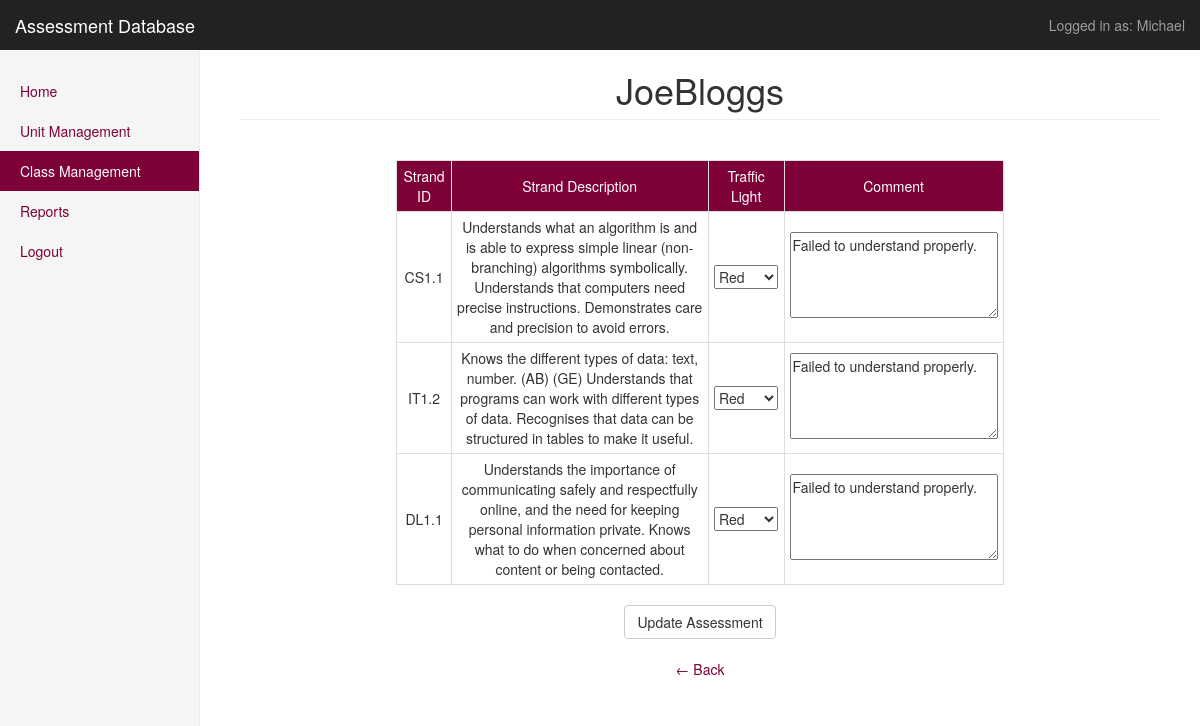
/public/classmanagement/mark/8R-IT4/Test/Joe Bloggs/ (signed in), run on the app's committed database.
### tables this page shows
CREATE TABLE IF NOT EXISTS `strand` (
  `strand_id` varchar(10) NOT NULL,
  `strand_description` text NOT NULL
);

CREATE TABLE IF NOT EXISTS `assessment` (
`assessment_id` int(11) NOT NULL,
  `student_name` varchar(128) NOT NULL,
  `unit_id` int(11) NOT NULL,
  `strand_id` varchar(10) NOT NULL,
  `trafficlight` varchar(16) DEFAULT NULL,
  `comment` text,
  `identifier` varchar(16) NOT NULL,
  `teacher_name` varchar(32) NOT NULL,
  `class_name` varchar(20) NOT NULL
);

### app/core/Controller.php (called while the page is built, shortened)
<?php
require 'Session.php';
class Controller {
    public function view($view, $data = [])
    {
        require_once '../app/views/' . $view . '.php';
    }
}

### app/core/App.php (called while the page is built, shortened)
<?php
class App
{
    protected $method = 'index';
    public function __construct()
    {
        $url = $this->parseUrl();
        if (file_exists('../app/controllers/' . $url[0] . '.php')) {
            unset($url[0]);
        }
        $this->controller = new $this->controller;
        if (isset($url[1])){
            if(method_exists($this->controller, $url[1])){
               $this->method = $url[1];
               unset($url[1]);
            }
        }
        $this->params = $url ? array_values($url) : [];
        call_user_func_array([$this->controller, $this->method], $this->params);
    }
    protected function parseUrl()
    {
        if(isset($_GET['url'])) {
            return $url = explode('/', filter_var(rtrim($_GET['url'], '/'), FILTER_SANITIZE_URL));
        }
    }
}

### public/index.php (called while the page is built, shortened)
<?php
$app = new App();

### app/core/Session.php (called while the page is built, shortened)
<?php
class Session {
    public static function get($key)
    {
        if (isset($_SESSION[$key])) {
            return $_SESSION[$key];
        }
        return null;
    }
}

### app/models/Assessment.php (called while the page is built, shortened)
<?php
class Assessment
{
    public function getStudentAssessmentDetails($studentName, $teacherName, $identifier)
    {
        $newStudentName = '';
        $length = strlen($studentName);
        $endCount = $length - 1;
        for ($count = 0; $count < $length; $count++)
        {
            $newStudentName .= $studentName[$count];
            if ($count < $endCount) {
                $newStudentName .= '%';
            }
        }
        $db = Database::getInstance();
        $statement = $db->prepare("SELECT * FROM `assessment` WHERE student_name LIKE :studentName AND teacher_name = :teacherName AND identifier = :identifier;");
        $statement->bindParam(':studentName', $newStudentName);
        $statement->bindParam(':teacherName', $teacherName);
        $statement->bindParam(':identifier', $identifier);
        $statement->execute();
        $result = $statement->fetchAll(PDO::FETCH_ASSOC);
        if (sizeof($result) > 0) {
            return $result;
        }
        return false;
    }
}

### app/models/Unit.php (called while the page is built, shortened)
<?php
class Unit
{
    public function getStrandByID($strandID)
    {
        $db = Database::getInstance();
        $statement = $db->prepare("SELECT * FROM strand WHERE strand_id = :strandID;");
        $statement->bindParam(':strandID', $strandID);
        $statement->execute();
        $result = $statement->fetchAll(PDO::FETCH_ASSOC);
        if (sizeof($result) > 0) {
            return $result;
        }
        return false;
    }
}

### app/views/classmanagement/markStudent.php (the view, shortened to what this page needs)
<!DOCTYPE html>
<html lang="en">
<head>
    <link href="/AssessmentDatabase/public/css/bootstrap_css/bootstrap.min.css" rel="stylesheet">
    <link href="/AssessmentDatabase/public/css/dashboard.css" rel="stylesheet">
    <link href="/AssessmentDatabase/public/css/tables.css" rel="stylesheet">
</head>
<body>
<nav class="navbar navbar-inverse navbar-fixed-top">
    <div class="container-fluid">
        <div class="navbar-header">
            <a class="navbar-brand" href="/AssessmentDatabase/public/home/">Assessment Database</a>
        </div>
        <div id="navbar">
            <ul class="nav navbar-nav navbar-right">
                <li><a href="#">Logged in as: <?php echo htmlentities(Session::get('username')); ?></a></li>
            </ul>
        </div>
    </div>
</nav>
<div class="container-fluid">
    <div class="row">
        <div class="col-sm-3 col-md-2 sidebar">
            <ul class="nav nav-sidebar">
                <li><a href="/AssessmentDatabase/public/Home/">Home</a></li>
                <li><a href="/AssessmentDatabase/public/UnitManagement/">Unit Management</a></li>
                <li class="active"><a href="/AssessmentDatabase/public/ClassManagement/">Class Management <span class="sr-only">(current)</span></a></li>
                <li><a href="/AssessmentDatabase/public/ReportManagement/">Reports</a></li>
                <li><a href="/AssessmentDatabase/public/Home/Logout/">Logout</a></li>
            </ul>
        </div>
        <div class="col-sm-9 col-sm-offset-3 col-md-10 col-md-offset-2 main">
            <div class="text-center center-block">
                <h1 class="page-header"><?php echo $data['studentName']; ?></h1>
                <?php
                $light = [];
                foreach ($data['studentDetails'] as $detail) {
                    switch ($detail['trafficlight']) {
                        case 'Red':
                            $light[] = '<select name="'. $detail['assessment_id'] .'"><option value="0"></option>
                <option value="1" selected>Red</option>
                <option value="2">Amber</option>
                <option value="3">Green</option></select>';
                            break;
                    }
                }
                ?>
                <br>
                <table class="table-bordered table-responsive">
                    <tr>
                        <td>Strand ID</td>
                        <td>Strand Description</td>
                        <td>Traffic Light</td>
                        <td>Comment</td>
                    </tr>
                    <form action="" method="POST">
                        <?php
                        $count = 0;
                        foreach ($data['strandArray'] as $detail)
                        {
                            echo '<tr>';
                            echo '<td>' . $detail[0]['strand_id'] . '</td>';
                            echo '<td>' . $detail[0]['strand_description'] . '</td>';
                            echo '<td>' . $light[$count] . '</td>';
                            echo '<td><textarea rows="4" cols="25" name="comment_' . $count . '">' . $data['studentDetails'][$count]['comment'] . '</textarea></td>';
                            echo '</tr>';
                            $count++;
                        }
                        ?>
                </table>
                <br>
                <input type="submit" class="btn btn-default" value="Update Assessment">
                <br><br>
                <a href="/AssessmentDatabase/public/classmanagement/mark/<?= $data['className']; ?>/<?= $data['identifier'] ?>/">&larr; Back</a>
            </div>
        </div>
    </div>
</div>
</body>
</html>

### public/css/dashboard.css (style rules this page uses)
body { padding-top: 50px; }
.navbar-fixed-top { border: 0; }
.sidebar { padding-top: 20px; }
@media (min-width: 768px) { .sidebar { position: fixed; top: 51px; bottom: 0; left: 0; z-index: 1000; display: block; padding: 20px; overflow-x: hidden; overflow-y: auto; background-color: #f5f5f5; border-right: 1px solid #eee; } }
.nav-sidebar { margin-right: -21px; margin-bottom: 20px; margin-left: -20px; }
.nav-sidebar > li > a { padding-right: 20px; padding-left: 20px; }
a, a:hover { color: #7e0038; }
.nav-sidebar > .active > a, .nav-sidebar > .active > a:hover, .nav-sidebar > .active > a:focus { color: #ffffff; background-color: #7e0038; }
.main { padding: 20px; }
@media (min-width: 768px) { .main { padding-right: 40px; padding-left: 40px; } }
.main .page-header { margin-top: 0; }

### public/css/tables.css (style rules this page uses)
table { margin: auto; text-align: center; max-width: 66%; }
td { padding: 5px; }
tr:first-child { color: #ffffff; background-color: #7e0038; font-family: "Helvetica Neue", Helvetica, Arial, sans-serif; }

### data on the page
strand: strand_id "CS1.1", strand_description "Understands what an algorithm is and is able to express simple linear (non-branching) algorithms symbolically. Understands that computers need precise instructions. Demonstrates care and precision to avoid errors."
assessment: assessment_id "Red", comment "Failed to understand properly."
strand: strand_id "IT1.2", strand_description "Knows the different types of data: text, number. (AB) (GE) Understands that programs can work with different types of data. Recognises that data can be structured in tables to make it useful."
assessment: assessment_id "Red", comment "Failed to understand properly."
strand: strand_id "DL1.1", strand_description "Understands the importance of communicating safely and respectfully online, and the need for keeping personal information private. Knows what to do when concerned about content or being contacted."
assessment: assessment_id "Red", comment "Failed to understand properly."

### other printed values
Session::get('username') "Michael"
$data['studentName'] "JoeBloggs"
